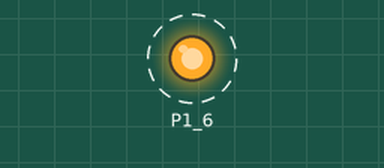
Simulated run of this sketch. Board: TI MSP430 LaunchPad. Shown: output pins drawn as LEDs (lit = HIGH). Dashed ring = blinking.

Above: at 0.5 s.
Timing chart, 0 to 4.6 s (numbered marks = the images above):
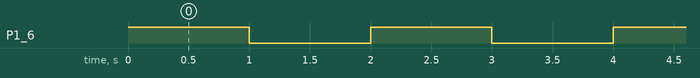

Measured:
- by itself, P1_6: alternates HIGH for 1.0 s and LOW for 1.0 s

The sketch:

blink.ino
```cpp
// the setup routine runs once when you press reset:
void setup() {
  // initialize the digital pin as an output.
  pinMode(P1_6, OUTPUT);
}

// the loop routine runs over and over again forever:
void loop() {
  digitalWrite(P1_6, HIGH);
  sleep(1000);
  digitalWrite(P1_6, LOW);
  sleep(1000);
}
```
